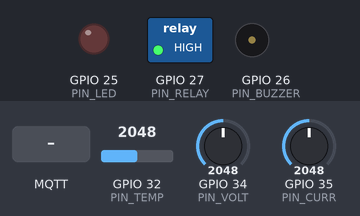
Bench run of a program on a simulated ESP32. Parts: switched loads named in the program (green lamp = pin HIGH), output pins drawn as LEDs (lit = HIGH), buzzer (waves = sounding). Inputs (shaded band) come from the test bench; at power-on: GPIO 32 (PIN_TEMP) = 2048, GPIO 34 (PIN_VOLT) = 2048, GPIO 35 (PIN_CURR) = 2048 (analog values on the 0–4095 scale). WiFi joins after 1.5 s; servers stay silent unless stated; random numbers use the default seed unless the program sets one; no MQTT or app messages arrive unless stated; what the program prints to the serial monitor is not drawn.

Above: at 2.3 s.
2.4 s: GPIO 32 (PIN_TEMP) set to 1306
3.9 s: GPIO 32 (PIN_TEMP) set to 1177
At 5.1 s:
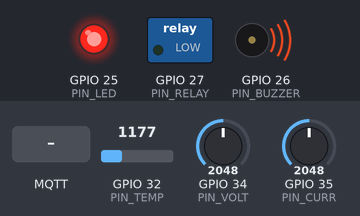
6.0 s: MQTT message "on" arrives on the first subscribed topic
7.5 s: MQTT message "5" arrives on the first subscribed topic
9.0 s: MQTT message "off" arrives on the first subscribed topic
10.5 s: GPIO 32 (PIN_TEMP) set to 2047
At 10.9 s:
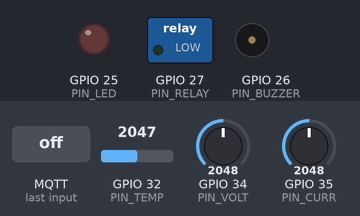
Timing chart, 0 to 13.5 s (numbered marks = the images above; inputs shaded):
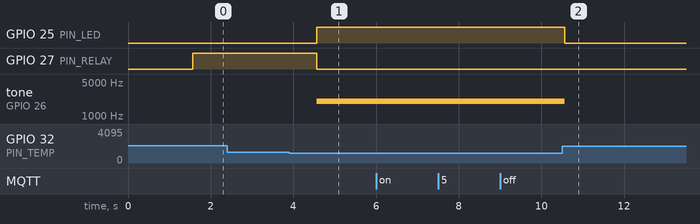

The program:

main.cpp
```cpp
// EV Battery & Charging Monitor - ESP32 (mô phỏng trên Wokwi)
// Đọc điện áp / dòng / nhiệt độ pin, tính SOC, bảo vệ quá áp - thấp áp - quá dòng - quá nhiệt,
// gửi dữ liệu qua MQTT và nhận lệnh điều khiển sạc từ web.

#include <Arduino.h>
#include <WiFi.h>
#include <PubSubClient.h>
#include <ArduinoJson.h>

// ---------- Cấu hình mạng / MQTT ----------
// Đổi TOPIC_BASE thành chuỗi riêng của bạn (broker công cộng, ai cũng thấy topic).
// Phải trùng với BASE trong dashboard/index.html.
const char* WIFI_SSID = "Wokwi-GUEST";   // mạng Wi-Fi mặc định của Wokwi
const char* WIFI_PASS = "";
const char* MQTT_HOST = "broker.hivemq.com";
const uint16_t MQTT_PORT = 1883;

#define TOPIC_BASE "evbms-uth-demo"
const char* TOPIC_TELEMETRY  = TOPIC_BASE "/telemetry";
const char* TOPIC_CMD_CHARGE = TOPIC_BASE "/cmd/charge";  // "on" | "off"
const char* TOPIC_CMD_LIMIT  = TOPIC_BASE "/cmd/limit";   // 50..100 (%)

// ---------- Chân ----------
const int PIN_VOLT   = 34;  // biến trở: điện áp pack
const int PIN_CURR   = 35;  // biến trở: dòng (+ sạc, - xả)
const int PIN_TEMP   = 32;  // cảm biến NTC
const int PIN_LED    = 25;  // LED báo lỗi
const int PIN_BUZZER = 26;  // còi
const int PIN_RELAY  = 27;  // contactor sạc

// ---------- Mô hình pack 3S (đơn giản hóa) ----------
const float V_RANGE_MIN = 9.0f,  V_RANGE_MAX = 13.0f;  // khoảng biến trở quét
const float I_RANGE_MIN = -20.0f, I_RANGE_MAX = 20.0f;
const float V_EMPTY = 9.3f, V_FULL = 12.6f;             // 0% và 100% SOC
const float I_LIMIT = 15.0f;                            // quá dòng (A)
const float T_LIMIT = 45.0f;                            // quá nhiệt (°C)

WiFiClient wifi;
PubSubClient mqtt(wifi);

bool chargeEnabled = true;
int  limitSoc = 80;

int readAvg(int pin) {
  long sum = 0;
  for (int i = 0; i < 16; i++) sum += analogRead(pin);
  return sum / 16;
}

float readTempC() {
  const float BETA = 3950.0f;
  int raw = constrain(readAvg(PIN_TEMP), 1, 4094);
  return 1.0f / (log(1.0f / (4095.0f / raw - 1.0f)) / BETA + 1.0f / 298.15f) - 273.15f;
}

const char* checkFault(float v, float i, float t) {
  if (t > T_LIMIT)        return "OVER_TEMP";
  if (v > V_FULL)         return "OVER_VOLT";
  if (v < V_EMPTY)        return "UNDER_VOLT";
  if (fabsf(i) > I_LIMIT) return "OVER_CURRENT";
  return "";
}

void onMessage(char* topic, byte* payload, unsigned int len) {
  String msg;
  for (unsigned int i = 0; i < len; i++) msg += (char)payload[i];
  msg.trim();
  String t(topic);
  if (t == TOPIC_CMD_CHARGE)      chargeEnabled = (msg == "on");
  else if (t == TOPIC_CMD_LIMIT)  limitSoc = constrain(msg.toInt(), 50, 100);
  Serial.printf("[CMD] %s = %s\n", topic, msg.c_str());
}

void connectWifi() {
  if (WiFi.status() == WL_CONNECTED) return;
  Serial.print("Dang ket noi Wi-Fi");
  WiFi.begin(WIFI_SSID, WIFI_PASS, 6);
  while (WiFi.status() != WL_CONNECTED) { delay(250); Serial.print("."); }
  Serial.println(" OK");
}

void connectMqtt() {
  while (!mqtt.connected()) {
    String id = "esp32-evbms-" + String((uint32_t)esp_random(), HEX);
    Serial.print("Dang ket noi MQTT...");
    if (mqtt.connect(id.c_str())) {
      Serial.println(" OK");
      mqtt.subscribe(TOPIC_CMD_CHARGE);
      mqtt.subscribe(TOPIC_CMD_LIMIT);
    } else {
      Serial.printf(" loi rc=%d, thu lai sau 2s\n", mqtt.state());
      delay(2000);
    }
  }
}

void setup() {
  Serial.begin(115200);
  pinMode(PIN_LED, OUTPUT);
  pinMode(PIN_RELAY, OUTPUT);
  analogReadResolution(12);
  ledcSetup(0, 2000, 8);
  ledcAttachPin(PIN_BUZZER, 0);

  mqtt.setServer(MQTT_HOST, MQTT_PORT);
  mqtt.setCallback(onMessage);
  mqtt.setBufferSize(512);
}

void loop() {
  connectWifi();
  connectMqtt();
  mqtt.loop();

  static uint32_t last = 0;
  if (millis() - last < 1000) return;
  last = millis();

  float v = V_RANGE_MIN + readAvg(PIN_VOLT) / 4095.0f * (V_RANGE_MAX - V_RANGE_MIN);
  float i = I_RANGE_MIN + readAvg(PIN_CURR) / 4095.0f * (I_RANGE_MAX - I_RANGE_MIN);
  float t = readTempC();
  float soc = constrain((v - V_EMPTY) / (V_FULL - V_EMPTY) * 100.0f, 0.0f, 100.0f);

  const char* fault = checkFault(v, i, t);
  bool hasFault = fault[0] != '\0';
  bool relayOn = chargeEnabled && !hasFault && soc < limitSoc;

  digitalWrite(PIN_RELAY, relayOn ? HIGH : LOW);
  digitalWrite(PIN_LED, hasFault ? HIGH : LOW);
  ledcWriteTone(0, hasFault ? 2000 : 0);

  JsonDocument doc;
  doc["v"] = roundf(v * 100) / 100;
  doc["i"] = roundf(i * 10) / 10;
  doc["t"] = roundf(t * 10) / 10;
  doc["soc"] = roundf(soc);
  doc["relay"] = relayOn;
  doc["charge_enabled"] = chargeEnabled;
  doc["limit"] = limitSoc;
  doc["fault"] = fault;
  char buf[256];
  size_t n = serializeJson(doc, buf);
  mqtt.publish(TOPIC_TELEMETRY, (const uint8_t*)buf, n, false);
  Serial.println(buf);
}
```

Measured:
- the behaviour switches between 1241 and 1240 on GPIO 32 (PIN_TEMP) (found by bisection; images 0 and 1)
- after the input at 2.4 s, every drawn part: stays the same
- after the input at 3.9 s, GPIO 25 (PIN_LED): LOW → HIGH after 0.66 s; GPIO 27 (PIN_RELAY): HIGH → LOW after 0.66 s; tone on GPIO 26 (PIN_BUZZER): silent → 2000 Hz after 0.66 s
- after the input at 6.0 s, every drawn part: stays the same
- after the input at 7.5 s, every drawn part: stays the same
- after the input at 9.0 s, every drawn part: stays the same
- after the input at 10.5 s, GPIO 25 (PIN_LED): HIGH → LOW after 0.07 s; tone on GPIO 26 (PIN_BUZZER): 2000 Hz → silent after 0.07 s
